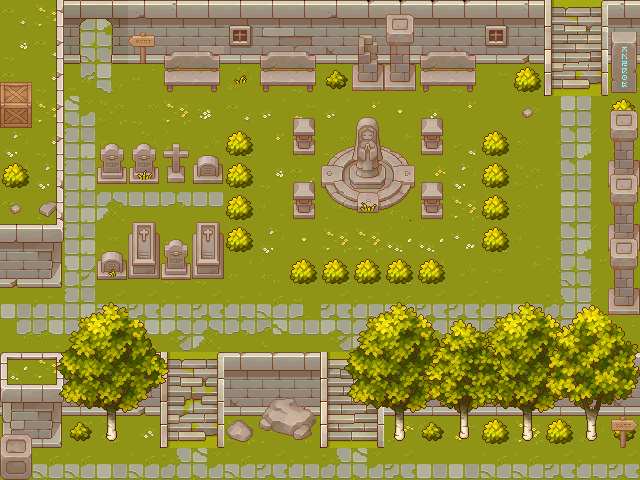

Rendered tile map (Tiled .tmx) drawn with the repository's tilesets; below, a short description and the full map source, tile grids included:
An orthogonal 20x15 tile map with 32x32 px tiles, 3 tile layers (Tile Layer 1, Tile Layer 2, Tile Layer 3), 5 tilesets.

<map version="1.5" tiledversion="1.7.1" orientation="orthogonal" renderorder="right-down" width="20" height="15" tilewidth="32" tileheight="32" infinite="0" nextlayerid="4" nextobjectid="1">
 <tileset firstgid="1" name="TX_Props" tilewidth="32" tileheight="32" tilecount="256" columns="16">
  <image source="TX_Props.png" trans="000000" width="512" height="512" />
 </tileset>
 <tileset firstgid="257" name="TX_Struct" tilewidth="32" tileheight="32" tilecount="256" columns="16">
  <image source="TX_Struct.png" trans="000000" width="512" height="512" />
 </tileset>
 <tileset firstgid="513" name="TX_Tileset_Grass" tilewidth="32" tileheight="32" tilecount="64" columns="8">
  <image source="TX_Tileset_Grass.png" trans="000000" width="256" height="256" />
 </tileset>
 <tileset firstgid="577" name="TX_Tileset_Wall" tilewidth="32" tileheight="32" tilecount="256" columns="16">
  <image source="TX_Tileset_Wall.png" trans="000000" width="512" height="512" />
 </tileset>
 <tileset firstgid="833" name="TX_Plant" tilewidth="32" tileheight="32" tilecount="256" columns="16">
  <image source="TX_Plant.png" trans="000000" width="512" height="512" />
 </tileset>
 <layer id="1" name="Tile Layer 1" width="20" height="15">
  <data encoding="csv">
518,542,555,556,676,677,725,679,722,723,676,674,674,674,674,679,677,341,342,677,
526,518,563,564,690,529,741,695,738,739,692,514,741,742,692,695,540,293,294,691,
518,526,571,572,515,513,524,530,532,522,524,513,532,522,522,529,522,373,374,538,
526,542,574,538,522,542,525,518,543,533,543,536,517,535,536,513,540,547,548,538,
534,526,546,524,530,537,540,516,536,526,522,539,523,517,520,530,521,555,556,530,
539,534,546,524,524,521,540,531,526,518,537,514,523,527,534,540,538,555,548,531,
514,531,546,569,557,559,557,531,528,518,531,523,537,533,542,537,521,547,548,540,
675,515,546,531,515,516,514,537,534,517,542,542,541,541,519,516,524,555,556,522,
522,513,554,514,513,522,522,539,537,521,538,540,516,539,540,531,523,563,564,523,
549,550,546,552,552,550,552,550,551,567,552,550,551,552,552,550,549,573,556,516,
566,558,559,560,558,570,569,559,560,557,570,569,560,559,557,560,558,557,565,515,
541,542,676,679,676,341,342,515,515,515,277,278,674,675,675,675,677,674,674,674,
690,692,693,695,514,357,358,692,691,691,293,294,691,693,691,690,691,690,691,692,
540,524,532,537,544,373,374,538,531,537,309,310,527,514,533,540,542,515,530,539,
521,551,551,549,551,573,574,551,552,550,573,574,552,549,549,551,551,552,550,552
</data>
 </layer>
 <layer id="2" name="Tile Layer 2" width="20" height="15">
  <data encoding="csv">
0,603,334,335,0,0,0,0,0,0,0,0,92,0,0,0,0,0,0,0,
0,619,350,351,116,691,11,0,10,11,0,691,108,10,11,0,691,0,0,56,
6,619,0,0,0,26,27,1043,26,27,930,124,124,26,27,0,932,0,0,72,
22,619,0,0,0,0,0,0,0,63,0,0,0,63,0,0,241,0,0,932,
0,619,0,120,120,152,122,932,0,79,140,141,142,79,0,932,0,0,0,0,
932,635,0,136,136,168,138,932,0,63,156,157,158,63,0,932,0,0,0,124,
0,635,0,0,0,0,74,932,0,79,172,173,174,79,0,932,0,0,0,0,
0,638,0,122,90,120,90,932,0,0,0,0,0,0,0,932,0,0,0,124,
691,654,0,138,106,136,106,0,0,932,932,932,932,932,0,0,0,0,0,0,
0,0,834,835,0,0,0,0,0,0,833,834,835,836,833,834,835,836,837,837,
0,0,850,851,852,0,0,0,0,0,849,850,851,852,849,850,851,852,0,0,
621,622,866,867,868,869,0,674,674,674,865,866,867,868,865,866,867,868,0,0,
637,638,882,883,691,885,0,0,209,210,881,882,883,884,881,882,883,884,0,0,
653,654,930,899,0,0,0,245,225,226,897,898,899,930,897,932,899,932,0,930,
170,0,0,0,0,0,0,0,0,0,0,0,0,0,0,0,0,0,0,0
</data>
 </layer>
 <layer id="3" name="Tile Layer 3" width="20" height="15">
  <data encoding="csv">
0,0,0,0,0,0,0,0,0,0,0,0,0,0,0,0,0,0,0,0,
0,0,0,0,0,10,0,0,0,0,0,110,0,0,0,0,0,0,0,57,
0,0,0,0,0,0,0,0,0,0,0,0,0,0,0,0,0,0,0,73,
0,0,0,0,0,0,0,0,0,0,14,15,16,0,0,0,0,0,0,92,
0,0,0,0,0,0,0,0,0,0,30,31,32,0,0,0,0,0,0,108,
0,0,0,0,1026,0,0,0,0,0,46,47,48,0,0,0,0,0,0,92,
241,248,0,0,74,0,0,0,0,0,0,1025,0,0,0,0,0,0,0,108,
0,0,0,0,0,0,0,0,0,0,0,0,0,0,0,0,0,0,0,92,
0,0,0,1075,0,0,0,0,0,0,0,0,0,0,0,0,0,0,0,108,
0,0,0,0,0,0,0,0,0,0,0,0,833,842,843,844,833,838,839,124,
0,0,0,0,0,0,0,0,0,0,0,0,849,858,859,860,0,854,855,856,
0,865,0,0,0,0,0,0,0,0,0,0,0,874,875,876,0,870,871,872,
0,881,0,0,884,0,0,0,0,0,0,0,0,890,891,892,0,886,887,888,
154,0,0,0,0,0,0,0,0,0,0,0,897,906,907,908,0,902,903,84,
0,0,0,0,0,0,0,0,0,0,0,0,0,0,0,0,0,0,0,0
</data>
 </layer>
</map>
